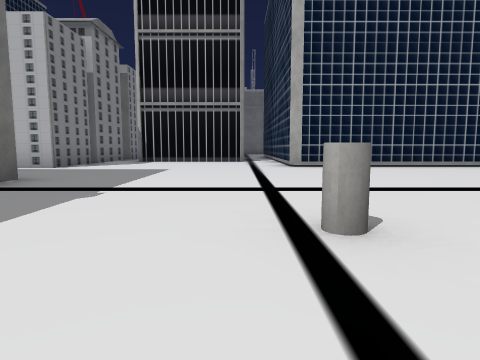
View 1 (above)

24 first-person views from a walk through a Unity game level. The camera is 1.2 m above the floor, tilts 6° down and sees 75° across. The floor is counted in squares, 2.59 m on a side. Each view is taken from the middle of a square. On the plan, view 1 faces up. The plan holds only what a view shows up to about 9 squares ahead; the rest is blank. The place goes on beyond the plan. The player character is not drawn. Some surface patterns are stand-ins.

View 2
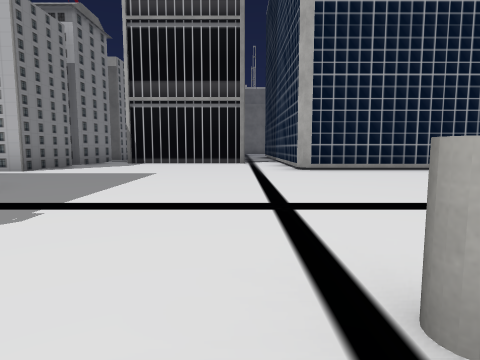

View 3
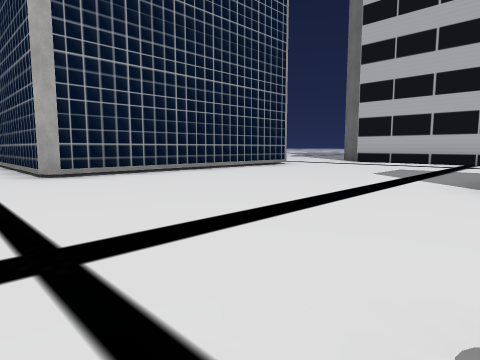

View 4
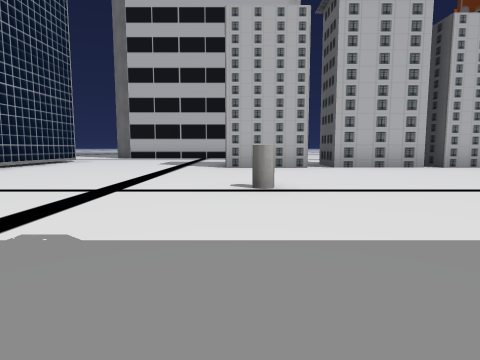

View 5
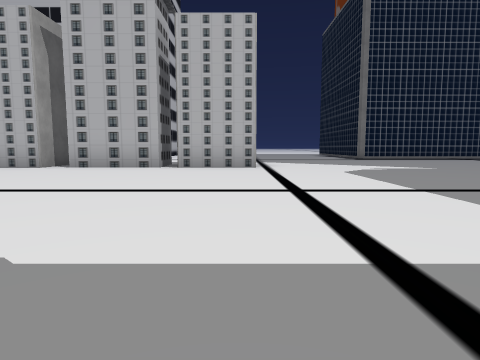

View 6
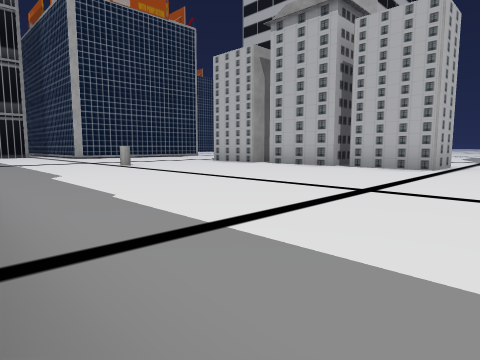

View 7
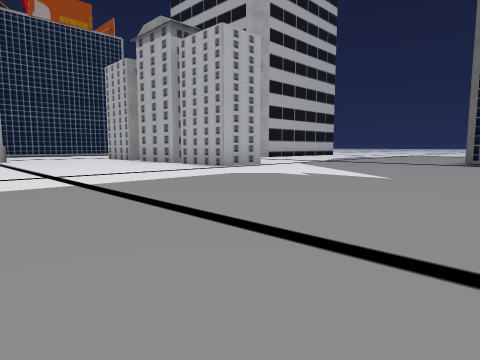

View 8
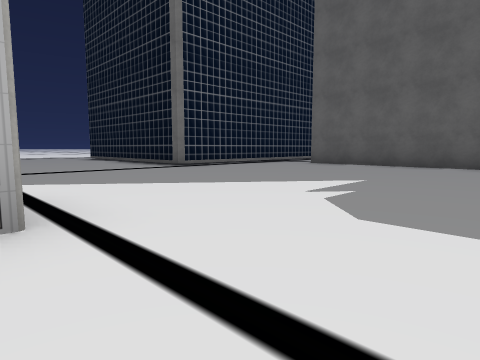

View 9
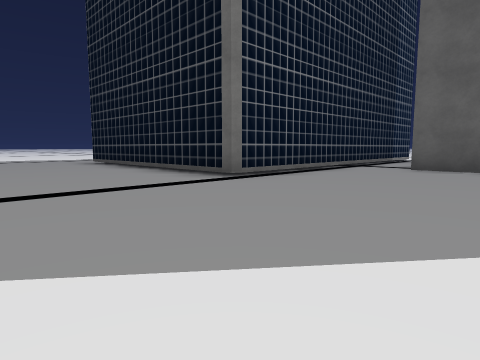

View 10
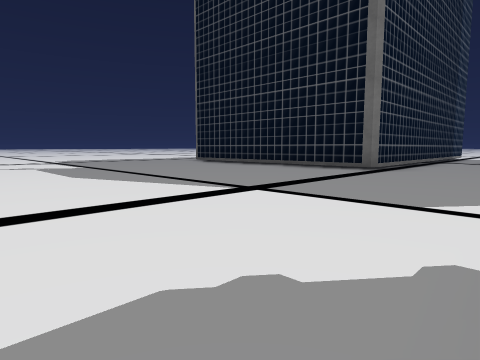

View 11
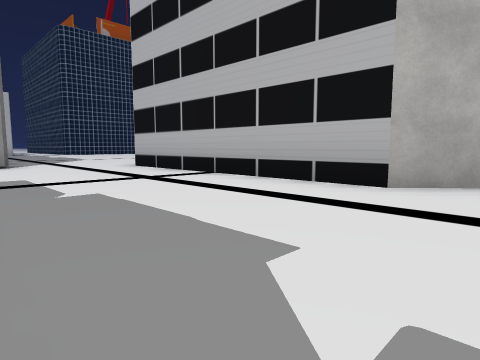

View 12
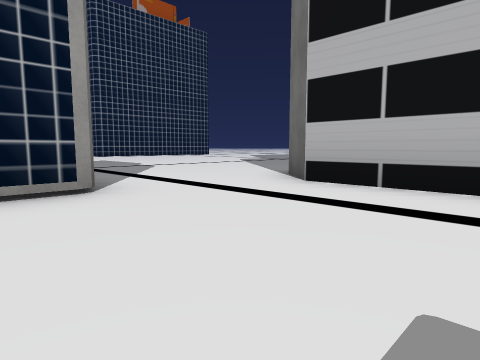

View 13
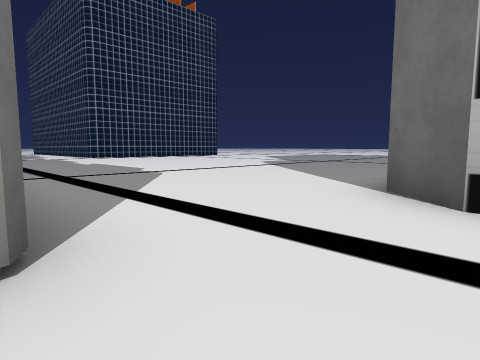

View 14
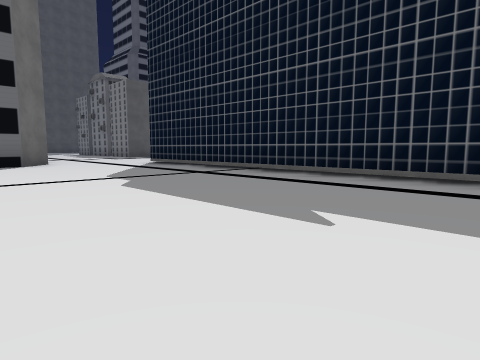

View 15
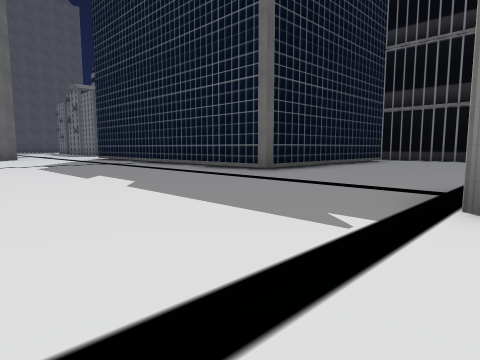

View 16
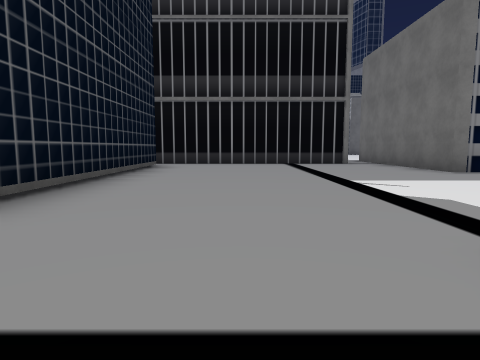

View 17
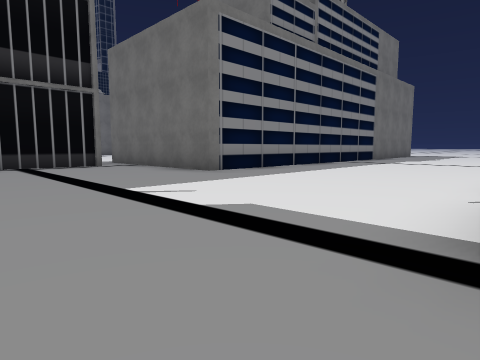

View 18
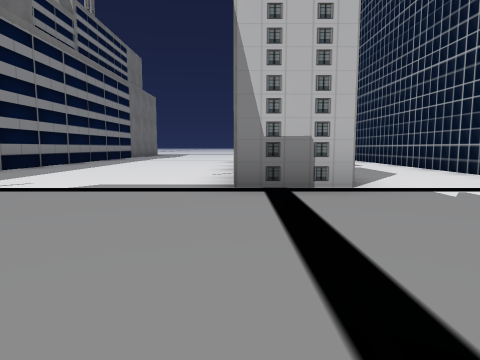

View 19
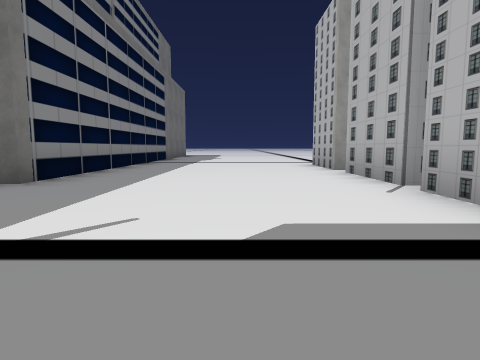

View 20
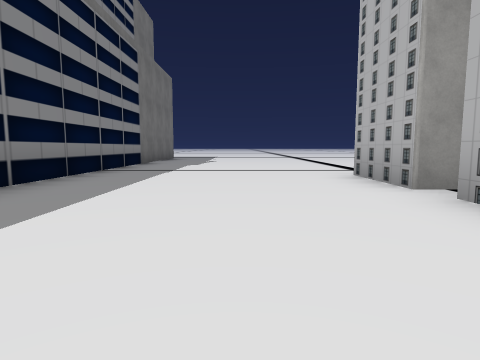

View 21
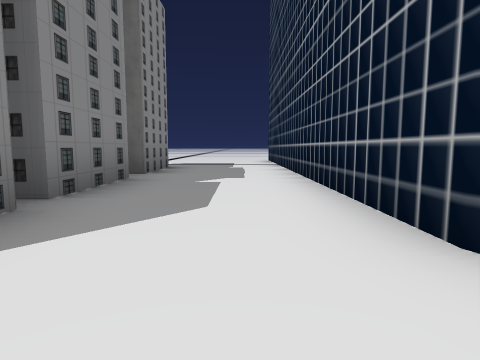

View 22
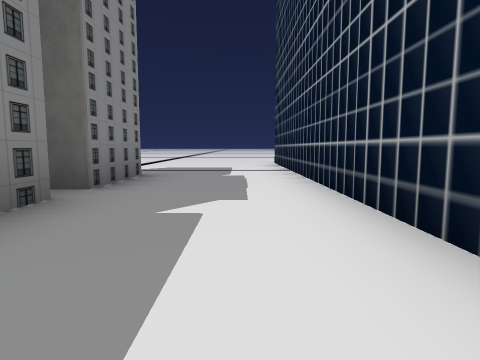

View 23
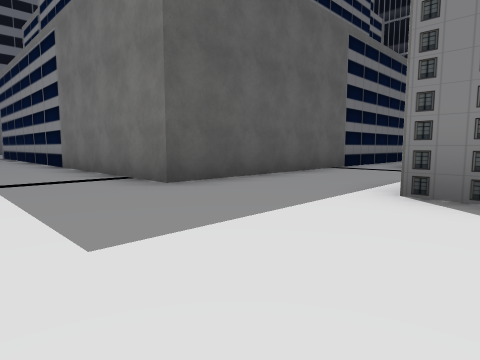

View 24
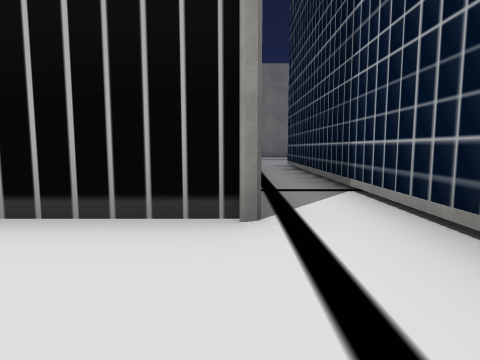

### Floor plan
Points are (right, up) in squares from view 1. A wall is a line through its corners. A room is listed if a view was taken in it or the views show most of it. See-through windows are left out.
Room 1 (views 1, 2, 3, 4, 5, 6, 7, 8, 9, 10, 11, 12, 13, 23, 24)
walls: (4, -2.2) (4, -0.1) (5.5, -0.1); (5.5, -4.4) (4, -4.4) (4, -2.6); (5.2, 0.5) (4, 0.5) (4, 2.4); (3, -12) (7.1, -12); (-5.4, 4.5) (-3.2, 4.5) (-3.2, -2.6); (10.4, -0.5) (9.7, 0.3) (9.7, 6.4); (-4.2, 8.8) (-4.2, 7) (-5, 7); (7.1, 7.3) (1.2, 7.3) (1.2, 9.5); (0.1, 10) (-3.1, 10); (8.6, -14.4) (8.6, -8.4) (12.5, -8.4); (-4.2, 10.1) (-4.2, 9.1)
ways out: opening at (1, 10) to room 2; opening at (8.5, 7.5) to room 2; opening at (-5, 5.5); opening at (-4, 9)
objects: cylinder (1, 2)
Room 2 (views 14, 15, 16, 17, 18, 19, 20, 21, 22)
walls: (7.3, 15.9) (7.3, 7.9); (7.9, 20.5) (7.9, 21.4); (7.9, 21.8) (7.9, 23.9); (9.3, 21.4) (9.3, 19.6) (7.9, 19.6); (12, 20.4) (12, 24.6); (9.3, 23.9) (9.3, 21.8); (9.3, 24.4) (7.9, 24.4) (7.9, 26.2); (0, 21) (0, 15.5); (1.2, 9.5) (1.2, 16) (7, 16); (9.7, 6.4) (10.4, 7.2) (10.9, 7.2); (3.2, 27.5) (3.2, 21.9) (-0.9, 21.9)
ways out: opening at (1, 10) to room 1; opening at (8.5, 7.5) to room 1; opening at (8.5, 27); opening at (10.5, 25.5)

Where each view was taken, in squares from view 1:
view 1: 0 up, 0 right, facing up
view 2: 1 up, 0 right, facing up
view 3: 2 up, 0 right, facing up-right
view 4: 2 up, 3 left, facing right
view 5: 4 down, 3 left, facing right
view 6: 6 down, 3 left, facing up-right
view 7: 10 down, 1 left, facing up-right
view 8: 4 down, 2 right, facing down-right
view 9: 5 down, 5 right, facing down-right
view 10: 2 down, 6 right, facing down-right
view 11: 1 down, 6 right, facing up-right
view 12: 4 up, 6 right, facing up-right
view 13: 6 up, 7 right, facing up-right
view 14: 16 up, 12 right, facing down-left
view 15: 20 up, 12 right, facing down-left
view 16: 18 up, 9 right, facing left
view 17: 18 up, 8 right, facing up-left
view 18: 16 up, 8 right, facing up
view 19: 18 up, 6 right, facing up
view 20: 21 up, 6 right, facing up
view 21: 19 up, 11 right, facing up
view 22: 21 up, 11 right, facing up
view 23: 8 up, 1 left, facing down-left
view 24: 8 up, 0 right, facing up
